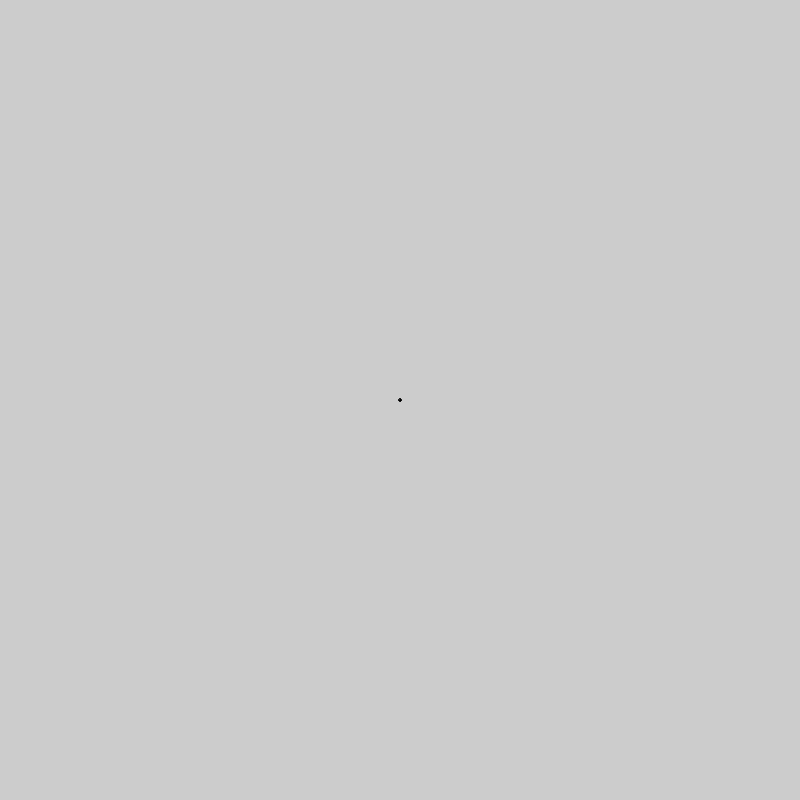
Frame 1 (no input)
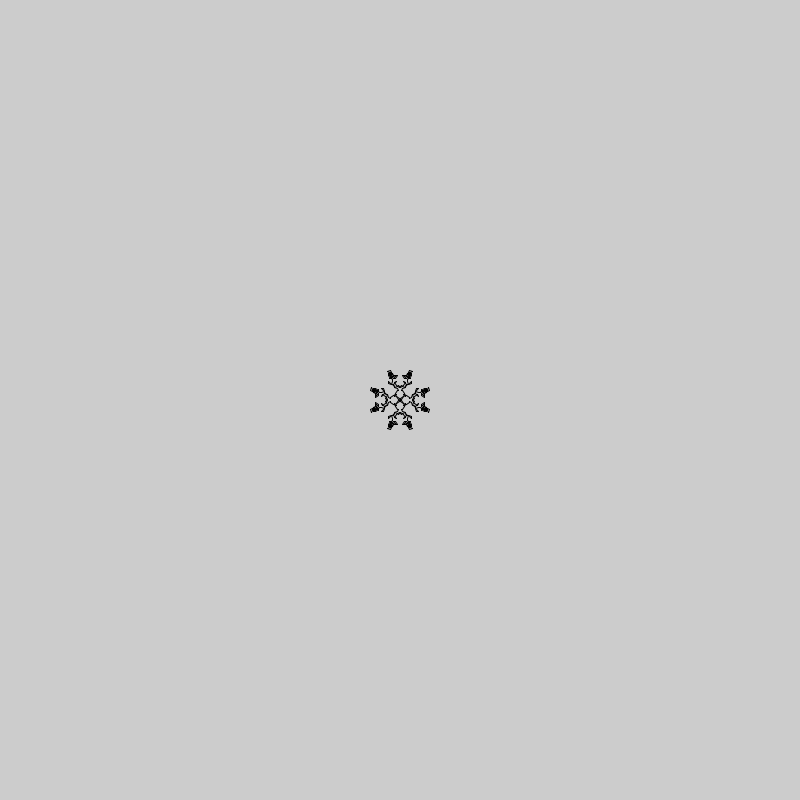
Frame 60 (the mouse pressed at the canvas centre just before this capture)
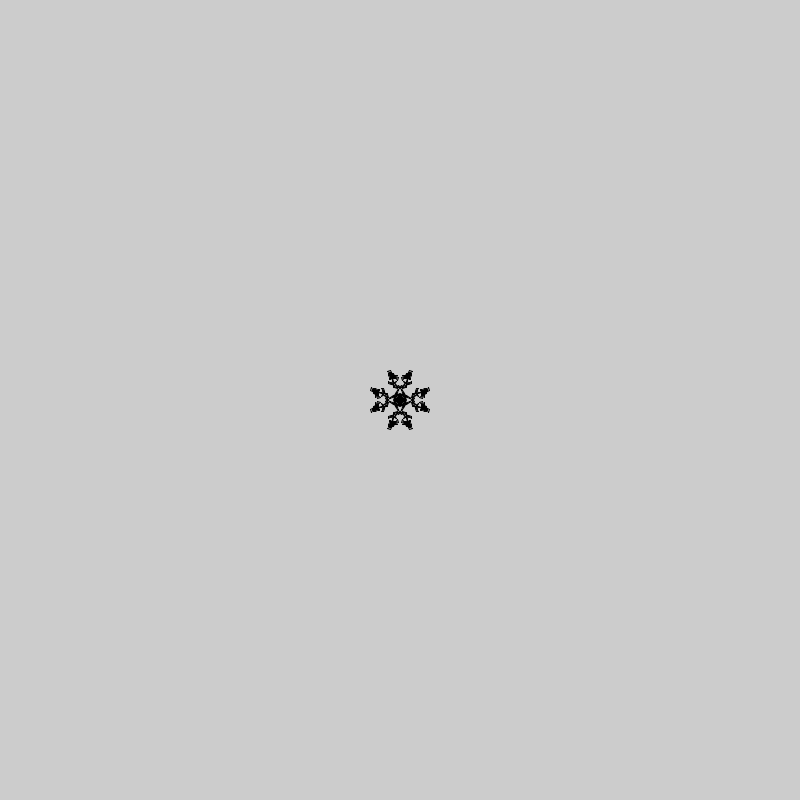
Frame 120 (the mouse held since frame 60 and released just before this capture)

The Processing sketch that drew these frames (run headless with seeded random() and noise(); from frame 60 on, the mouse is pressed at the canvas centre):

// Processing sketch: processing_118744
// ── processing_118744.pde

void setup() {size(800, 800);loop();}

float c=400;
float d=400; 


void draw() {
  
  float a = random(6)-3;
  float b = random(6)-3;
  line(c,d,c+a,d+b);
  line(800-c,800-d,800-(c+a),800-(d+b));
  line(800-c,d,800-(c+a),d+b);
  line(c,800-d,c+a,800-(d+b));
  line(d,c,d+b,c+a);
  line(800-d,800-c,800-(d+b),800-(c+a));
  line(d,800-c,d+b,800-(c+a));
  line(800-d,c,800-(d+b),c+a);
  c = c+a;
  d = d+b;
}
